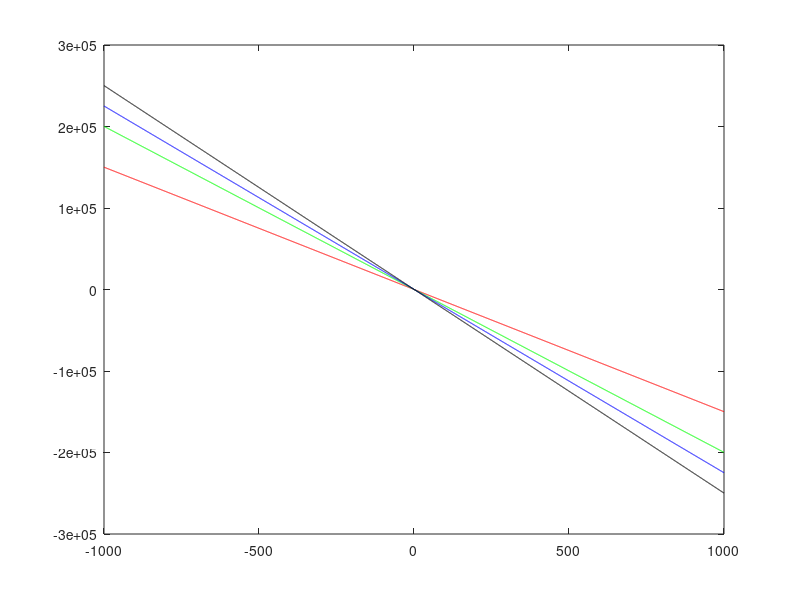

Source code (MATLAB):
%Problem 1 part a and b

m=[-1000:0.5:1000];
c1=-150*m+100;
c2=-200*m+150;
c3=-225*m+175;
c4=-250*m+200;

plot(m,c1,'r',m,c2,'g',m,c3,'b',m,c4,'k');

